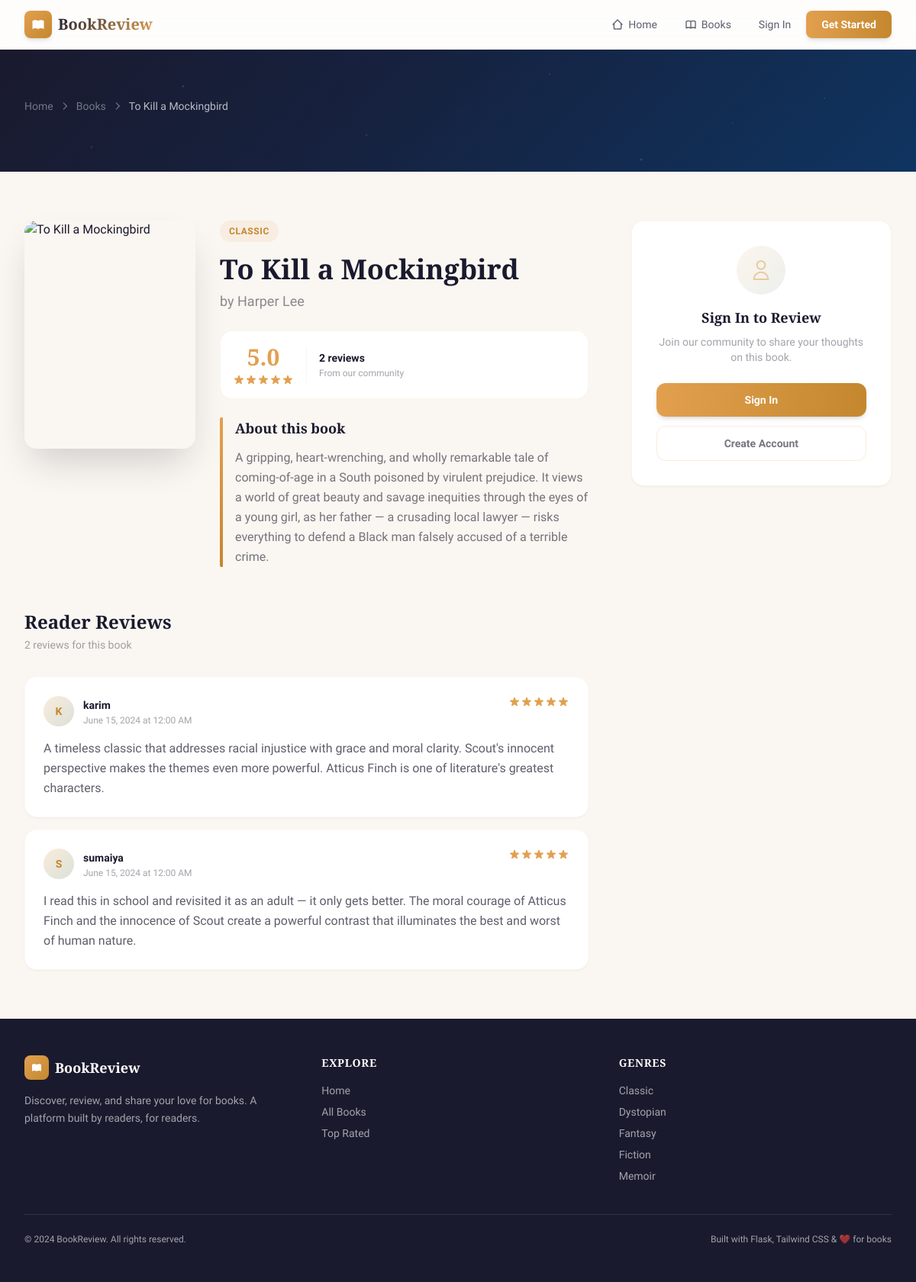
Page /book/3 on the committed database.
### models.py (models this page shows, shortened)
class Book(db.Model):
    __tablename__ = 'book'
    id = db.Column(db.Integer, primary_key=True)
    title = db.Column(db.String(200), nullable=False)
    author = db.Column(db.String(150), nullable=False)
    genre = db.Column(db.String(100), nullable=False)
    description = db.Column(db.Text, nullable=False)
    cover_image = db.Column(db.String(300), default='')
    reviews = db.relationship('Review', backref='book', lazy=True)
    def average_rating(self):
        if not self.reviews:
            return 0.0
        return round(sum(r.rating for r in self.reviews) / len(self.reviews), 1)

class Review(db.Model):
    __tablename__ = 'review'
    id = db.Column(db.Integer, primary_key=True)
    rating = db.Column(db.Integer, nullable=False)
    review_text = db.Column(db.Text, nullable=False)
    created_at = db.Column(db.DateTime, default=datetime.utcnow)
    user_id = db.Column(db.Integer, db.ForeignKey('user.id'), nullable=False)
    book_id = db.Column(db.Integer, db.ForeignKey('book.id'), nullable=False)

class User(UserMixin, db.Model):
    __tablename__ = 'user'
    id = db.Column(db.Integer, primary_key=True)
    username = db.Column(db.String(80), unique=True, nullable=False)
    email = db.Column(db.String(120), unique=True, nullable=False)
    password = db.Column(db.String(200), nullable=False)
    joined_date = db.Column(db.DateTime, default=datetime.utcnow)
    reviews = db.relationship('Review', backref='user', lazy=True)

### app.py (the view, shortened to what this page needs)
@app.route('/book/<int:book_id>', methods=['GET', 'POST'])
def book_detail(book_id):
    book = Book.query.get_or_404(book_id)
    form = ReviewForm()
    reviews = Review.query.filter_by(book_id=book.id).order_by(Review.created_at.desc()).all()
    return render_template('book_detail.html', book=book, reviews=reviews, form=form)

### app.py (called while the page is built)
@app.context_processor
def inject_globals():
    return {
        'genres': [g[0] for g in db.session.query(Book.genre).distinct().order_by(Book.genre).all()]
    }

### templates/book_detail.html (shortened to what this page needs)
{% extends "base.html" %}
{% block content %}
<section class="hero-bg text-white py-12 lg:py-16">
    <div class="max-w-7xl mx-auto px-4 sm:px-6 lg:px-8 relative z-10">
        <div class="flex items-center gap-2 text-white/40 text-sm mb-3">
            <a href="{{ url_for('home') }}" class="hover:text-amber transition-colors">Home</a>
            <svg class="w-3.5 h-3.5" fill="none" stroke="currentColor" stroke-width="2" viewBox="0 0 24 24"><path stroke-linecap="round" stroke-linejoin="round" d="M9 5l7 7-7 7"/></svg>
            <a href="{{ url_for('books') }}" class="hover:text-amber transition-colors">Books</a>
            <svg class="w-3.5 h-3.5" fill="none" stroke="currentColor" stroke-width="2" viewBox="0 0 24 24"><path stroke-linecap="round" stroke-linejoin="round" d="M9 5l7 7-7 7"/></svg>
            <span class="text-white/70">{{ book.title }}</span>
        </div>
    </div>
</section>
<section class="py-10 lg:py-16">
    <div class="max-w-7xl mx-auto px-4 sm:px-6 lg:px-8">
        <div class="grid grid-cols-1 lg:grid-cols-3 gap-10 lg:gap-14">
            <div class="lg:col-span-2">
                <div class="flex flex-col sm:flex-row gap-8">
                    <div class="flex-shrink-0">
                        <div class="w-48 sm:w-56 mx-auto sm:mx-0">
                            <div class="aspect-[3/4] rounded-2xl overflow-hidden shadow-2xl shadow-ink/20 cover-shimmer">
                                <img src="{{ book.cover_image }}" alt="{{ book.title }}" class="w-full h-full object-cover"
                                     onerror="this.src='https://images.unsplash.com/photo-1512820790803-83ca734da794?w=400&h=600&fit=crop'">
                            </div>
                        </div>
                    </div>
                    <div class="flex-1">
                        <span class="inline-block text-xs font-bold text-amber-dark bg-amber/10 px-3 py-1.5 rounded-full uppercase tracking-wider mb-4">{{ book.genre }}</span>
                        <h1 class="font-display text-3xl sm:text-4xl font-bold text-ink leading-tight mb-2">{{ book.title }}</h1>
                        <p class="text-lg text-ink/50 font-medium mb-6">by {{ book.author }}</p>
                        <div class="flex items-center gap-4 mb-6 p-4 bg-white rounded-2xl border border-amber/10">
                            <div class="text-center">
                                <p class="font-display text-3xl font-bold text-amber">{{ book.average_rating() }}</p>
                                <div class="flex mt-1">
                                    {% for i in range(1, 6) %}
                                    <svg class="w-4 h-4 {% if i <= book.average_rating()|int %}star-active{% else %}text-ink/15{% endif %}" fill="currentColor" viewBox="0 0 20 20">
                                        <path d="M9.049 2.927c.3-.921 1.603-.921 1.902 0l1.07 3.292a1 1 0 00.95.69h3.462c.969 0 1.371 1.24.588 1.81l-2.8 2.034a1 1 0 00-.364 1.118l1.07 3.292c.3.921-.755 1.688-1.54 1.118l-2.8-2.034a1 1 0 00-1.175 0l-2.8 2.034c-.784.57-1.838-.197-1.539-1.118l1.07-3.292a1 1 0 00-.364-1.118L2.98 8.72c-.783-.57-.38-1.81.588-1.81h3.461a1 1 0 00.951-.69l1.07-3.292z"/>
                                    </svg>
                                    {% endfor %}
                                </div>
                            </div>
                            <div>
                                <p class="text-sm font-semibold text-ink">{{ reviews|length }} {{ 'review' if reviews|length == 1 else 'reviews' }}</p>
                                <p class="text-xs text-ink/40 mt-0.5">From our community</p>
                            </div>
                        </div>
                        <div class="book-spine pl-5">
                            <h3 class="font-display text-lg font-bold text-ink mb-3">About this book</h3>
                            <p class="text-ink/60 leading-relaxed">{{ book.description }}</p>
                        </div>
                    </div>
                </div>
                <div class="mt-14">
                    <div class="flex items-center justify-between mb-8">
                        <div>
                            <h2 class="font-display text-2xl font-bold text-ink">Reader Reviews</h2>
                            <p class="text-sm text-ink/40 mt-1">{{ reviews|length }} {{ 'review' if reviews|length == 1 else 'reviews' }} for this book</p>
                        </div>
                    </div>
                    {% if reviews %}
                    <div class="space-y-4">
                        {% for review in reviews %}
                        <div class="bg-white rounded-2xl p-6 shadow-sm border border-amber/5 review-card">
                            <div class="flex items-start justify-between mb-4">
                                <div class="flex items-center gap-3">
                                    <div class="w-10 h-10 rounded-full bg-gradient-to-br from-amber/20 to-sage/20 flex items-center justify-center">
                                        <span class="text-sm font-bold text-amber-dark">{{ review.user.username[0]|upper }}</span>
                                    </div>
                                    <div>
                                        <a href="{{ url_for('profile', username=review.user.username) }}" class="text-sm font-semibold text-ink hover:text-amber-dark transition-colors">{{ review.user.username }}</a>
                                        <p class="text-xs text-ink/40">{{ review.created_at.strftime('%B %d, %Y at %I:%M %p') }}</p>
                                    </div>
                                </div>
                                <div class="flex items-center gap-3">
                                    <div class="flex">
                                        {% for i in range(1, 6) %}
                                        <svg class="w-4 h-4 {% if i <= review.rating %}star-active{% else %}text-ink/10{% endif %}" fill="currentColor" viewBox="0 0 20 20">
                                            <path d="M9.049 2.927c.3-.921 1.603-.921 1.902 0l1.07 3.292a1 1 0 00.95.69h3.462c.969 0 1.371 1.24.588 1.81l-2.8 2.034a1 1 0 00-.364 1.118l1.07 3.292c.3.921-.755 1.688-1.54 1.118l-2.8-2.034a1 1 0 00-1.175 0l-2.8 2.034c-.784.57-1.838-.197-1.539-1.118l1.07-3.292a1 1 0 00-.364-1.118L2.98 8.72c-.783-.57-.38-1.81.588-1.81h3.461a1 1 0 00.951-.69l1.07-3.292z"/>
                                        </svg>
                                        {% endfor %}
                                    </div>
                                </div>
                            </div>
                            <p class="text-ink/70 leading-relaxed">{{ review.review_text }}</p>
                        </div>
                        {% endfor %}
                    </div>
                    {% endif %}
                </div>
            </div>
            <div class="lg:col-span-1">
                <div class="sticky top-24">
                    {% if current_user.is_authenticated %}
                    <div class="bg-white rounded-2xl p-6 shadow-sm border border-amber/10">
                        <h3 class="font-display text-xl font-bold text-ink mb-1">Write a Review</h3>
                        <p class="text-xs text-ink/40 mb-6">Share your thoughts about this book</p>
                        <form method="POST" action="{{ url_for('book_detail', book_id=book.id) }}">
                            <input type="hidden" name="csrf_token" value="{{ csrf_token() }}">
                            <div class="mb-5">
                                <label class="block text-sm font-semibold text-ink mb-3">Your Rating</label>
                                <div class="flex gap-1" id="star-rating">
                                    {% for i in range(1, 6) %}
                                    <button type="button" onclick="setRating({{ i }})" class="star-btn p-1 transition-transform hover:scale-125" data-value="{{ i }}">
                                        <svg class="w-8 h-8 text-ink/15 star-icon transition-colors" fill="currentColor" viewBox="0 0 20 20">
                                            <path d="M9.049 2.927c.3-.921 1.603-.921 1.902 0l1.07 3.292a1 1 0 00.95.69h3.462c.969 0 1.371 1.24.588 1.81l-2.8 2.034a1 1 0 00-.364 1.118l1.07 3.292c.3.921-.755 1.688-1.54 1.118l-2.8-2.034a1 1 0 00-1.175 0l-2.8 2.034c-.784.57-1.838-.197-1.539-1.118l1.07-3.292a1 1 0 00-.364-1.118L2.98 8.72c-.783-.57-.38-1.81.588-1.81h3.461a1 1 0 00.951-.69l1.07-3.292z"/>
                                        </svg>
                                    </button>
                                    {% endfor %}
                                </div>
                                <input type="hidden" name="rating" id="rating-input" value="">
                                {% if form.rating.errors %}
                                <p class="text-xs text-wine mt-2">{{ form.rating.errors[0] }}</p>
                                {% endif %}
                            </div>
                            <div class="mb-5">
                                <label class="block text-sm font-semibold text-ink mb-2">Your Review</label>
                                <textarea name="review_text" rows="5" placeholder="What did you think of this book?"
                                          class="w-full px-4 py-3 rounded-xl bg-parchment border border-amber/10 text-sm focus:outline-none input-glow resize-none placeholder:text-ink/25">{{ form.review_text.data or '' }}</textarea>
                                {% if form.review_text.errors %}
                                <p class="text-xs text-wine mt-1">{{ form.review_text.errors[0] }}</p>
                                {% endif %}
                            </div>
                            <button type="submit" class="w-full py-3 bg-gradient-to-r from-amber to-amber-dark text-white font-semibold rounded-xl shadow-md hover:shadow-lg hover:from-amber-dark hover:to-amber transition-all text-sm">
                                Submit Review
                            </button>
                        </form>
                    </div>
                    {% else %}
                    <div class="bg-white rounded-2xl p-8 shadow-sm border border-amber/10 text-center">
                        <div class="w-16 h-16 bg-gradient-to-br from-amber/10 to-sage/10 rounded-full flex items-center justify-center mx-auto mb-4">
                            <svg class="w-8 h-8 text-amber/50" fill="none" stroke="currentColor" stroke-width="1.5" viewBox="0 0 24 24"><path stroke-linecap="round" stroke-linejoin="round" d="M16 7a4 4 0 11-8 0 4 4 0 018 0zM12 14a7 7 0 00-7 7h14a7 7 0 00-7-7z"/></svg>
                        </div>
                        <h3 class="font-display text-lg font-bold text-ink mb-2">Sign In to Review</h3>
                        <p class="text-sm text-ink/40 mb-6">Join our community to share your thoughts on this book.</p>
                        <div class="space-y-3">
                            <a href="{{ url_for('login') }}" class="block w-full py-3 bg-gradient-to-r from-amber to-amber-dark text-white font-semibold rounded-xl shadow-md hover:shadow-lg transition-all text-sm">
                                Sign In
                            </a>
                            <a href="{{ url_for('register') }}" class="block w-full py-3 border border-amber/20 text-ink/60 font-semibold rounded-xl hover:bg-amber/5 transition-all text-sm">
                                Create Account
                            </a>
                        </div>
                    </div>
                    {% endif %}
                </div>
            </div>
        </div>
    </div>
</section>
{% endblock %}

### templates/base.html (style rules this page uses)
body { font-family: 'Source Sans 3', system-ui, sans-serif; }
h1, h2, h3, h4, h5, h6, .font-display { font-family: 'Playfair Display', Georgia, serif; }
.star-active { color: #e2a04f; text-shadow: 0 0 8px rgba(226, 160, 79, 0.4); }
.hero-bg { background: linear-gradient(135deg, #1a1a2e 0%, #16213e 40%, #0f3460 100%); position: relative; overflow: hidden; }
.hero-bg::before { content: ''; position: absolute; top: 0; left: 0; right: 0; bottom: 0; background: radial-gradient(2px 2px at 20% 30%, rgba(226,160,79,0.3), transparent), radial-gradient(2px 2px at 40% 70%, rgba(226,160,79,0.2), transparent), radial-gradient(1px 1px at 60% 20%, rgba(255,255,255,0.3), transparent), radial-gradient(1px 1px at 80% 60%, rgba(255,255,255,0.2), transparent), radial-gradient(2px 2px at 10% 80%, rgba(226,160,79,0.2), transparent), radial-gradient(1px 1px at 90% 40%, rgba(255,255,255,0.3), transparent), radial-gradient(1px 1px at 50% 50%, rgba(226,160,79,0.15), transparent), radial-gradient(2px 2px at 70% 90%, rgba(255,255,255,0.2), transparent); animation: twinkle 4s ease-in-out infinite alternate; }
.book-spine { position: relative; }
.book-spine::before { content: ''; position: absolute; left: 0; top: 0; bottom: 0; width: 4px; background: linear-gradient(to bottom, #e2a04f, #c4872e); border-radius: 2px 0 0 2px; }
.cover-shimmer { position: relative; overflow: hidden; }
.cover-shimmer::after { content: ''; position: absolute; top: 0; left: -100%; width: 50%; height: 100%; background: linear-gradient(90deg, transparent, rgba(255,255,255,0.1), transparent); transition: left 0.6s ease; }
.review-card { border-left: 3px solid transparent; transition: border-color 0.3s ease; }

### rows in the picture
Book: title "To Kill a Mockingbird", genre "CLASSIC", author "Harper Lee", description "A gripping, heart-wrenching, and wholly remarkable tale of coming-of-age in a South poisoned by virulent prejudice. It views a world of great beauty and savage inequities through the eyes of a young girl, as her father — a crusading local lawyer — risks everything to defend a Black man falsely accused of a terrible crime."
Review: average_rating "5.0", user "K", user.username "karim", created_at "June 15, 2024 at 12:00 AM", review_text "A timeless classic that addresses racial injustice with grace and moral clarity. Scout's innocent perspective makes the themes even more powerful. Atticus Finch is one of literature's greatest characters."
Review: user "S", user.username "sumaiya", created_at "June 15, 2024 at 12:00 AM", review_text "I read this in school and revisited it as an adult — it only gets better. The moral courage of Atticus Finch and the innocence of Scout create a powerful contrast that illuminates the best and worst of human nature."

### other values in the picture
{{ reviews|length }} "2"
{{ 'review' if reviews|length == 1 else 'reviews' }} "reviews"
{{ genre }} "Classic" "Dystopian" "Fantasy" "Fiction" "Memoir"
